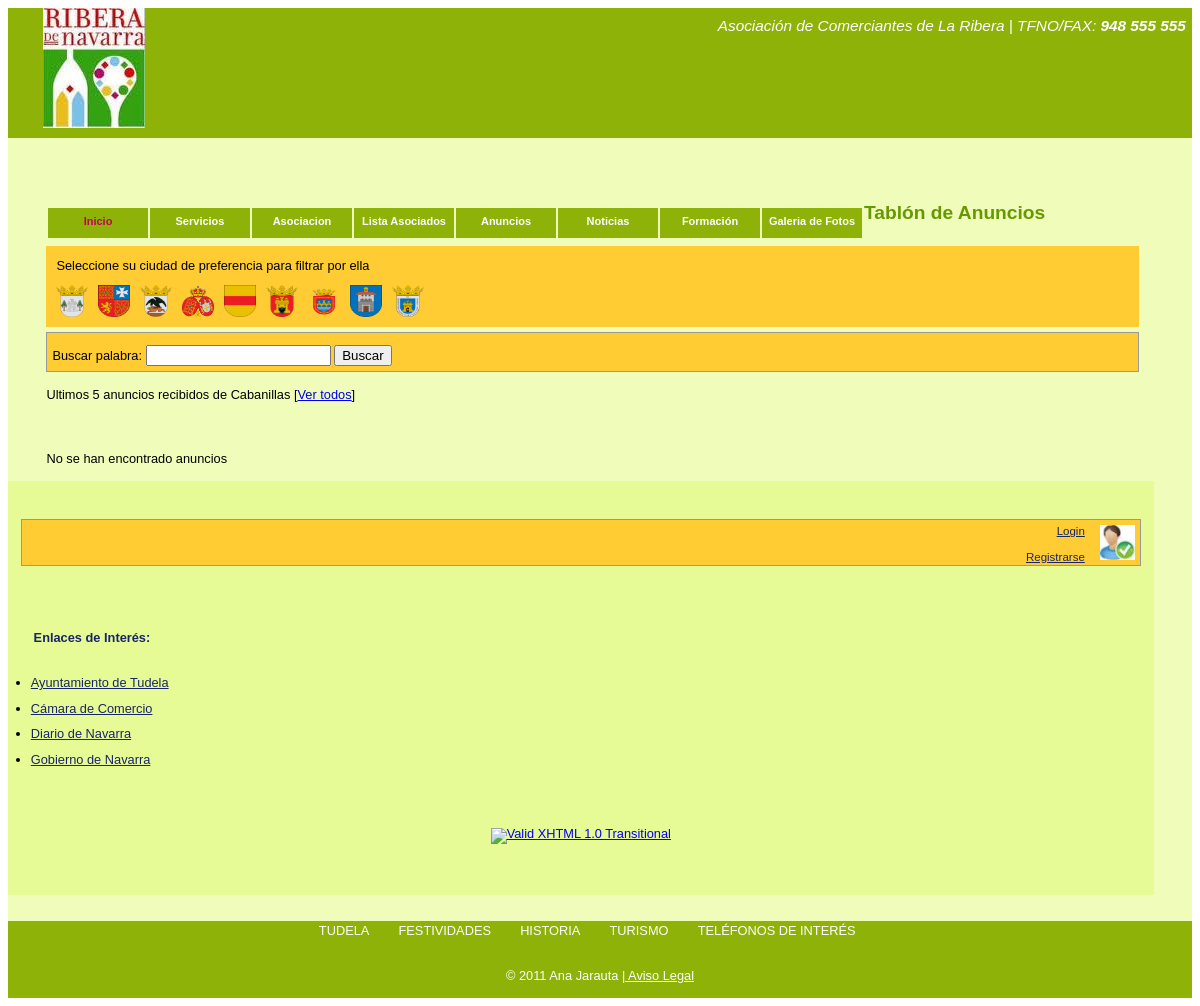
Page /Trabajo3/anuncios.php?ciudad=2 on the committed database.
### tables this page shows
CREATE TABLE IF NOT EXISTS `ciudades` (
  `id_ciudad` int(10) unsigned NOT NULL AUTO_INCREMENT,
  `nombre_ciudad` varchar(150) NOT NULL,
  `imagen_ciudad` varchar(100) NOT NULL,
  PRIMARY KEY (`id_ciudad`)
);

### Trabajo3/librerias/recuadro_banderas_ciudad.php (the view)
<?php
if  (!isset($_COOKIE["ciudad_preferida"])) {
	?>
<div id="recuadrocookieciudad">
<div class="mensaje">Seleccione su ciudad de preferencia para filtrar por ella</div>
<?php
$ssql="Select * from ciudades where imagen_ciudad<>''";
$rs_todos_ciudad=mysql_query($ssql);
while ($fila=mysql_fetch_array($rs_todos_ciudad)) {
    echo '<div class="itemciudad">';
	echo '<a href="crea_cookie_ciudad.php?id_ciudad=' .$fila["id_ciudad"]. '">';
	echo genera_imagen_ciudad($fila["imagen_ciudad"]);
	echo "</a>";
	echo "</div>";
}
?>
</div>
<?php
} else {
	echo '<div id="recuadrocookieciudad">';
	echo "Tu cookie almacenada permite ver anuncios de " .dame_nombreciudad( $_COOKIE["ciudad_preferida"]);
	echo ' [<a href="eliminar_cookie.php">Eliminar cookie</a>]';
	echo "</div>";
}
?>

### Trabajo3/librerias/funciones.php (shortened to what this page needs)
<?php
function parametro_plantilla($variable){
  if (isset($GLOBALS[$variable])) {
		  echo $GLOBALS[$variable];
	  } else {
		  echo "No hay dato cargado" . $variable;
	  }
}
function dame_nombreciudad($id) {
	  $sql= "Select nombre_ciudad from ciudades where id_ciudad=". $id;
	  $rs= mysql_query($sql);
	  if (mysql_numrows($rs)>0) {
	    $fila= mysql_fetch_array($rs);
	    return $fila["nombre_ciudad"];
	  }
	  	return " ciudad desconocido";
}
function genera_imagen_ciudad($archivo) {
	$nombre=explode('.',$archivo);
	$a='<img border="0" src="imagenes/' . $archivo. '" title="' . $nombre[0] . '" width="32" height="32" alt="bandera" />';
	return	 $a;
}
?>

### Trabajo3/anuncios.php (shortened to what this page needs)
<?php
include_once("librerias/funciones.php");
 include_once("plantillas/cabecera.php");
   include_once("librerias/recuadro_banderas_ciudad.php");
 ?>
<form action="anuncios.php" method="post">
<div id="Asociados">
Buscar palabra: <input name="palabra" id="palabra" />
<input type="submit" name="buscador" value="Buscar" />
</div>
</form>
<?php
$filtro="";
$sql="";
$start=isset($_GET["start"])?(int) $_GET["start"]:0;
$hoy=date('Y-m-d');
 if (isset($_GET["ciudad"]) && ctype_digit($_GET["ciudad"]) ) {
	   if ($filtro=="") {
		   $filtro = "  ciudades.id_ciudad=" . $_GET["ciudad"];
	   }else {
		 $filtro .= " and  ciudades.id_ciudad=". $_GET["ciudad"];
	   }
	   $ciudad=$_GET["ciudad"];
 }
  if ($sql!="") {
	  if ($filtro=="") {
		  $sql.= " order by Puntos";
	  }else {
		  $sql.= " and ". $filtro . " order by Puntos";
	  }
	 echo "<p> Anuncios que contienen la/s palabra/s " . $_POST['palabra']. '  [<a href="eliminar_cookie.php">Ver todos</a>]' . "</p> <br />";
  } else {
	   if ($filtro=="") {
		 $sql="Select * from anuncios, ciudades where fbaja>'$hoy' and anuncios.id_ciudad= ciudades.id_ciudad  order by anuncios.falta desc ";
		 echo "<p> Ultimos 5 anuncios recibidos de todas las ciudades...." . '  [<a href="eliminar_cookie.php">Ver todos</a>]' . "</p> <br />";
	   }else {
		  $sql="Select * from anuncios, ciudades where fbaja>'$hoy' and anuncios.id_ciudad= ciudades.id_ciudad and " . $filtro . " order by anuncios.falta desc ";
  	      echo "<p> Ultimos 5 anuncios recibidos de " ;
	      echo dame_nombreciudad( $ciudad). '  [<a href="eliminar_cookie.php">Ver todos</a>]' ."</p> <br />";
	   }
  }
$rs= mysql_query($sql);
if (mysql_numrows($rs)>0) {
   while ($fila=mysql_fetch_array($rs)) {
	   echo "<div class='lineaanuncio'>";
	   echo "<p><b>". $fila["titulo_anuncio"] . "</b><br />";
	  echo  $fila["cuerpo_anuncio"] . "</p>";
	  echo "<div class='datosadicionales'>";
	  echo '<a href="anuncios.php?ciudad=' . $fila["id_ciudad"] . '" >'. genera_imagen_ciudad($fila["imagen_ciudad"]).  '</a>';
	  echo "<br />". $fila["nombre_ciudad"];
	  echo "</div>";
	  if ( $_SESSION["tipo"]=='ad') {
	      echo '[<a href="borrar_anuncio.php?id='. $fila["id_anuncio"] . '">Borrar</a>]';
	  }
	  echo "</div>";
   }
   ?>
   <div style="width:30em;margin-top:20px; text-align:center;">
  <?php if ($start>0) {?>
   <a class="avanzar" href="anuncios.php?start=<?php echo max($start-PAGE_SIZE_ANUN,0) ?> ">&lt;&lt;P&aacute;gina anterior</a>
  <?php } ?>
  &nbsp;
  <?php if ($start+ PAGE_SIZE_ANUN< $totalRows) {?>
   <a class="avanzar" href="anuncios.php?start=<?php echo min($start+PAGE_SIZE_ANUN,$totalRows) ?> ">P&aacute;gina siguiente&gt;&gt;</a>
  <?php } ?>
  </div>
<?php
} else {
	echo "<p> No se han encontrado anuncios </p>";
}
 include_once("plantillas/lateral.php");
 include_once("plantillas/pie.php");
?>

### Trabajo3/css/estilos2.css (style rules this page uses)
body { font: 0.8em/1em Verdana, Arial, Helvetica, sans-serif; outline-style: none; }
#recuadrocookieciudad { background-color:#FC3; padding:10px; overflow:hidden; }
.itemciudad { float:left; margin-right: 10px; }
#recuadrocookieciudad .mensaje { margin-bottom: 10px; }
#Asociados { margin: 5px 0 10px 0; padding:5px; border:1px #999999 solid; overflow:hidden; background-color:#FC3; }
input { float: none; margin:0.5em 0 0em 0; width: auto; }

### rows in the picture
ciudades: imagen_ciudad (picture)
ciudades: imagen_ciudad (picture), nombre_ciudad "Cabanillas"
ciudades: imagen_ciudad (picture)
ciudades: imagen_ciudad (picture)
ciudades: imagen_ciudad (picture)
ciudades: imagen_ciudad (picture)
ciudades: imagen_ciudad (picture)
ciudades: imagen_ciudad (picture)
ciudades: imagen_ciudad (picture)

### other values in the picture
$GLOBALS[$variable] "Tablón de Anuncios"
